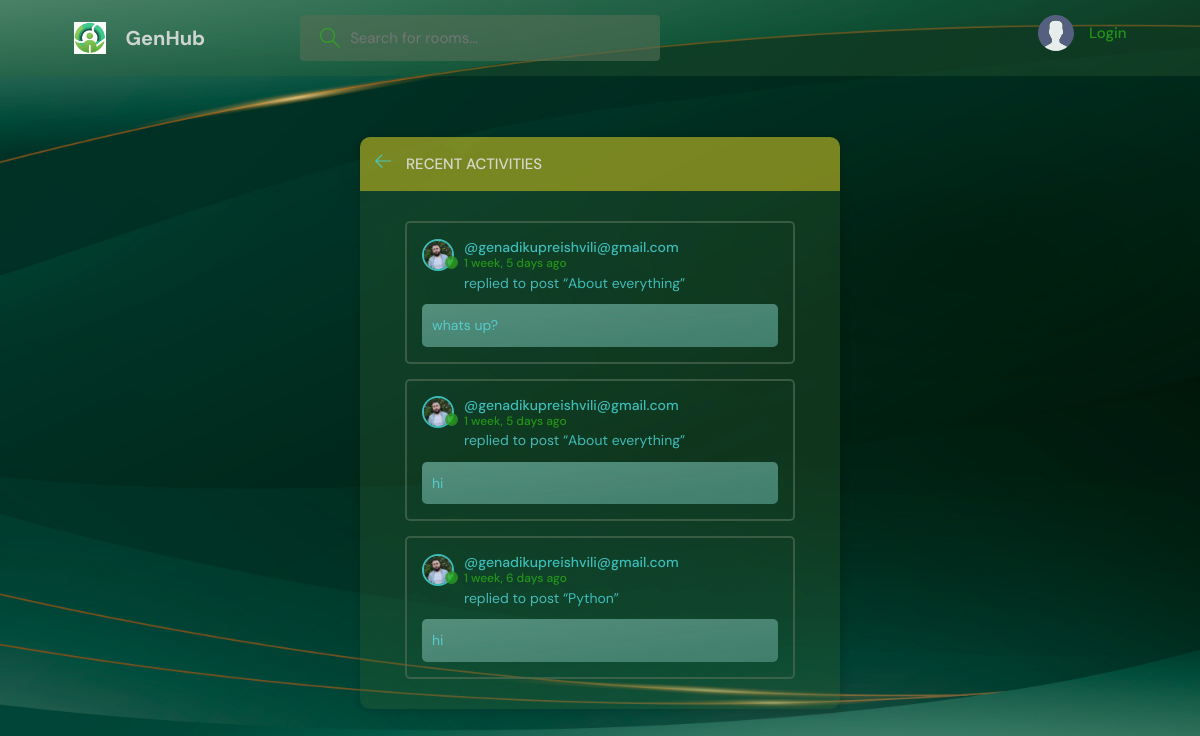
The page /activity/ on the database its author committed.
### base/models.py (models this page shows, shortened)
class Message(models.Model):
    user = models.ForeignKey(User, on_delete = models.CASCADE )
    room = models.ForeignKey(Room, on_delete = models.CASCADE )
    body = models.TextField()
    updated = models.DateTimeField(auto_now = True)
    created  = models.DateTimeField(auto_now_add = True)
    class Meta:
        ordering = ['-updated', '-created']

class User(AbstractUser):
    name = models.CharField(max_length=200, null=True)
    email = models.EmailField(unique=True, null=True)
    bio = models.TextField(null=True)
    avatar = models.ImageField(null=True, default="avatar.svg")
    USERNAME_FIELD = 'email'
    REQUIRED_FIELDS = []

class Room(models.Model):
    host = models.ForeignKey(User , on_delete = models.SET_NULL, null = True)
    topic = models.ForeignKey(Topic, on_delete = models.SET_NULL, null = True)
    name = models.CharField(max_length = 200)
    description = models.TextField(null = True, blank = True)
    participants = models.ManyToManyField(User, related_name='participants', blank=True)
    updated = models.DateTimeField(auto_now = True)
    created  = models.DateTimeField(auto_now_add = True)
    class Meta:
        ordering = ['-updated', '-created']
    def __str__(self):
        return str(self.name)

### base/views.py (the view)
# urls.py: path('activity/' , views.activityPage, name = 'activity'),
def activityPage(request):
    room_messages = Message.objects.all()
    return render(request, 'base/activity.html', {'room_messages':room_messages})

### base/templates/base/activity.html (shortened to what this page needs)
{% extends 'main.html' %}
{% block content %}
    <main class="layout">
      <div class="container">
        <div class="layout__box">
          <div class="layout__boxHeader">
            <div class="layout__boxTitle">
              <a href="{% url 'home' %}">
                <svg version="1.1" xmlns="http://www.w3.org/2000/svg" width="32" height="32" viewBox="0 0 32 32">
                  <title>arrow-left</title>
                  <path
                    d="M13.723 2.286l-13.723 13.714 13.719 13.714 1.616-1.611-10.96-10.96h27.625v-2.286h-27.625l10.965-10.965-1.616-1.607z"
                  ></path>
                </svg>
              </a>
              <h3>Recent Activities</h3>
            </div>
          </div>
          <div class="activities-page layout__body">
            {% for message in room_messages %}
            <div class="activities__box">
              <div class="activities__boxHeader roomListRoom__header">
                <a href="{% url 'user-profile' message.user.id %}" class="roomListRoom__author">
                  <div class="avatar avatar--small">
                    <img src="{{message.user.avatar.url}}" />
                  </div>
                  <p>
                    @{{message.user}}
                    <span>{{message.created|timesince}} ago</span>
                  </p>
                </a>
              </div>
              <div class="activities__boxContent">
                <p>replied to post “<a href="{% url 'room' message.room.id %}">{{message.room}}</a>”</p>
                <div class="activities__boxRoomContent">
                  {{message.body}}
                </div>
              </div>
            </div>
            {% endfor %}
          </div>
        </div>
      </div>
    </main>
{% endblock content %}

### templates/main.html (shortened to what this page needs)
<!DOCTYPE html>
{% load static %}
<html lang="en">
  <head>
    <link rel="stylesheet" href='{% static "styles/style.css" %}'/>
    <link rel="stylesheet" type="text/css" href="{% static 'css/style.css' %}">
  </head>
  <body>
    {% include 'navbar.html' %}
    {% block content %}
    {% endblock %}
  </body>
</html>

### templates/navbar.html (shortened to what this page needs)
{% load static %}
<header class="header header--loggedIn">
    <div class="container">
      <a href="{% url 'home' %}" class="header__logo">
        <img src="{% static 'images/genlogo.jpg'%}" />
        <h1>GenHub</h1>
      </a>
      <form class="header__search" method="GET"  action= "{% url 'home' %}">
        <label>
          <input name = "q" placeholder="Search for rooms..." />
        </label>
      </form>
      <nav class="header__menu">
        {% if request.user.is_authenticated %}
        <div class="header__user">
          <a href="{% url 'update-user' %}">
            <div class="avatar avatar--medium active">
              <img src="{{request.user.avatar.url}}" />
            </div>
            <p>{{request.user.username  }} <span>@{{request.user.username}}</span></p>
          </a>
          <button class="dropdown-button">
            <svg version="1.1" xmlns="http://www.w3.org/2000/svg" width="32" height="32" viewBox="0 0 32 32">
              <title>chevron-down</title>
              <path d="M16 21l-13-13h-3l16 16 16-16h-3l-13 13z"></path>
            </svg>
          </button>
        </div>
        {% else %}
        <a href="{% url 'login' %}">
          <img src="{% static 'images/avatar.svg' %}" />
          <p>Login</p>
        </a>
        {% endif %}
      </nav>
    </div>
  </header>

### static/styles/style.css (style rules this page uses)
:root { --color-main: #45d2d2da; --color-main-light: #faf4f3d0; --color-dark: #3467354d; --color-dark-medium: #516e54a6; --color-dark-light: #dcc91d84; --color-light: #e5e5e5de; --color-gray: #2cb617b7; --color-light-gray: #59dee5c4; --color-bg: url("/static/images/ggg.jpg"); --color-success: #329b05; --color-error: #fc4b0b; }
body { font-family: 'DM Sans', sans-serif; }
* { font-family: "DM Sans", -apple-system, BlinkMacSystemFont, "Segoe UI", Roboto, Oxygen, Ubuntu, Cantarell, "Open Sans", "Helvetica Neue", sans-serif; margin: 0; padding: 0; box-sizing: border-box; text-rendering: optimizeLegibility; font-size: inherit; }
html { font-size: 56.25%; }
@media only screen and (min-width: 1200px) { html { font-size: 62.5%; } }
body { line-height: 1.6; font-weight: 400; font-size: 1.5rem; color: var(--color-light-gray); background-color: var(--color-bg); min-height: 100vh; }
img { width: 100%; }
a { display: inline-block; color: var(--color-main); text-decoration: none; }
.container { max-width: 120rem; width: 90%; margin: auto; }
.avatar { position: relative; display: inline-block; border-radius: 50%; border: 2px solid var(--color-main); }
.avatar img { display: block; border-radius: 50%; object-fit: cover; object-position: center; }
.avatar::after { content: ""; display: block; position: absolute; background-color: var(--color-gray); z-index: 111; border-radius: 50%; border: 0.3rem solid var(--color-dark); }
.avatar.avatar--small img { width: 2.8rem; height: 2.8rem; }
.avatar.avatar--small:after { width: 0.7rem; height: 0.7rem; bottom: 0px; right: -6px; }
.header { padding: 1.5rem; background-color: var(--color-dark); }
.header > .container { display: flex; gap: 9.5rem; }
.header__logo, .header__user { display: flex; gap: 2rem; align-items: center; }
.header__logo > img { height: 3.2rem; width: 3.2rem; }
.header__logo > h1 { font-weight: 700; font-size: 2rem; color: var(--color-light); }
.header__search > label { background-color: var(--color-dark-medium); padding: 1.3rem 1rem; display: flex; align-items: center; gap: 1rem; border-radius: 4px; }
.header__search svg { fill: var(--color-gray); width: 2rem; height: 2rem; margin-left: 1rem; }
.header__search input { width: 30rem; background: transparent; border: none; outline: none; color: var(--color-light); }
.header__menu { margin-left: auto; position: relative; }
.header__menu a { display: flex; gap: 1.5rem; align-items: center; font-weight: 500; text-decoration: none; color: var(--color-gray); }
.header__menu img { height: 3.6rem; }
.header__menu p { line-height: 1.2; }
.layout { margin-top: 2.4rem; }
.layout > .container { display: flex; justify-content: space-between; align-items: flex-start; }
.layout__box { width: 90%; max-width: 48rem; min-height: 40rem; position: absolute; top: 50%; left: 50%; transform: translate(-50%, -46%); background-color: var(--color-dark); border-radius: 1rem; box-shadow: 1px 1px 6px 3px rgba(0, 0, 0, 0.1); overflow: hidden; }
.layout__boxHeader { display: flex; padding: 1.5rem; background-color: var(--color-dark-light); }
.layout__boxTitle { display: flex; gap: 1.5rem; align-items: center; }
.layout__boxTitle h3 { text-transform: uppercase; font-weight: 500; color: var(--color-light); }
.layout__boxTitle svg { width: 1.6rem; height: 1.6rem; fill: var(--color-main); }
.layout__body { margin: 3rem; }
.roomListRoom__header { display: flex; justify-content: space-between; align-items: center; }
.roomListRoom__author { font-weight: 500; display: flex; align-items: center; gap: 1rem; }
.activities__box { margin: 1.5rem; padding: 1.5rem; border: 2px solid var(--color-dark-medium); border-radius: 5px; }
.activities__boxHeader p { font-size: 1.4rem; line-height: 1.3; }
.activities__boxHeader p span { color: var(--color-gray); font-size: 1.2rem; display: block; }
.activities__boxContent { margin-left: 4.2rem; }
.activities__boxContent { font-size: 1.4rem; }
.activities__boxRoomContent { background: var(--color-bg); padding: 1rem; border-radius: 5px; margin-top: 1rem; margin-left: -4.2rem; }

### rows shown on the page
Message: user.avatar (picture), user "genadikupreishvili@gmail.com", created "1 week, 5 days", room "About everything", body "whats up?"
Message: user.avatar (picture), user "genadikupreishvili@gmail.com", created "1 week, 5 days", room "About everything", body "hi"
Message: user.avatar (picture), user "genadikupreishvili@gmail.com", created "1 week, 6 days", room "Python", body "hi"
